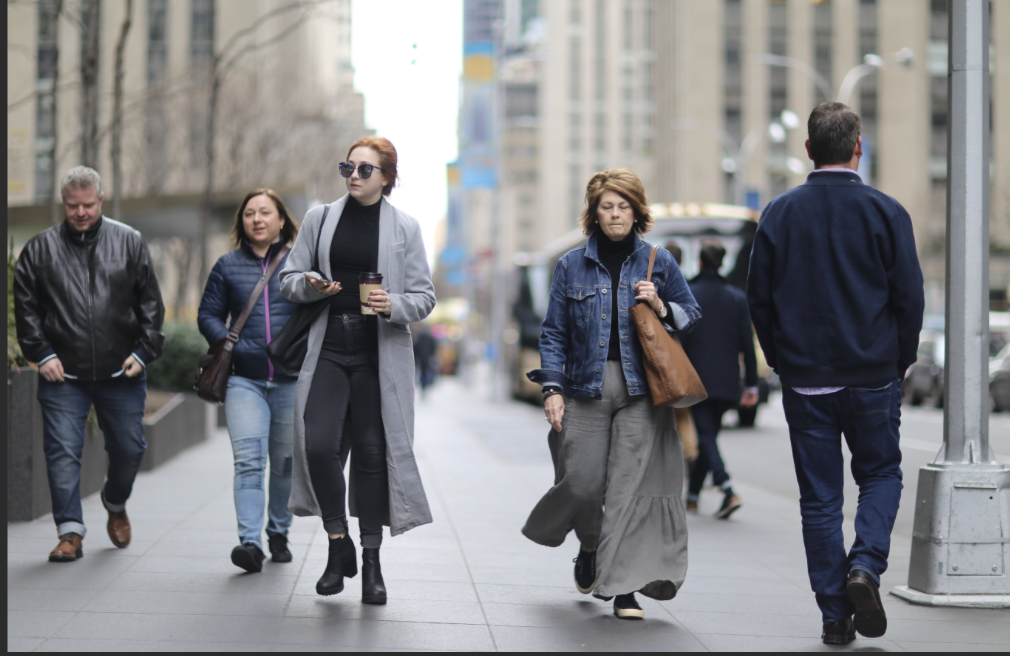
#> input picture CSU/Modules/CT_Asgmts/CSC580/faces.png, 1010 x 656 px
$ python face_detection_opencv.py faces.png out.png
#> lines starting #> are read from the running program, lines starting #| are printed output that depends on the picture
#!/usr/bin/env python3
"""
Face Detection Program for CSC580 (OpenCV Alternative)
Author: [Your Name]
Date: September 2025

This program detects faces in an image using OpenCV's Haar Cascade classifier
and draws red bounding boxes around detected faces.
"""

import cv2
import numpy as np
import sys
import os
from PIL import Image, ImageDraw

def detect_faces_in_image(image_path, output_path=None):
    """
    Detect faces in an image and draw red bounding boxes around them.

    Args:
        image_path (str): Path to the input image file
        output_path (str): Optional path for output image. If None, displays image.

    Returns:
        int: Number of faces detected
    """
#> called with image_path = 'faces.png', output_path = 'out.png'

    # Check if image file exists
    if not os.path.exists(image_path):
        print(f"Error: Image file '{image_path}' not found.")
        return 0

    try:
        # Load the image
        print(f"Loading image: {image_path}")
        image = cv2.imread(image_path)
#> image is the input picture: shape (656, 1010, 3); mean B, G, R 132.3, 129.8, 129.5

        if image is None:
            print(f"Error: Could not load image '{image_path}'. Please check the file format.")
            return 0

        # Convert to RGB for PIL compatibility
        rgb_image = cv2.cvtColor(image, cv2.COLOR_BGR2RGB)

        # Convert to grayscale for face detection
        gray = cv2.cvtColor(image, cv2.COLOR_BGR2GRAY)
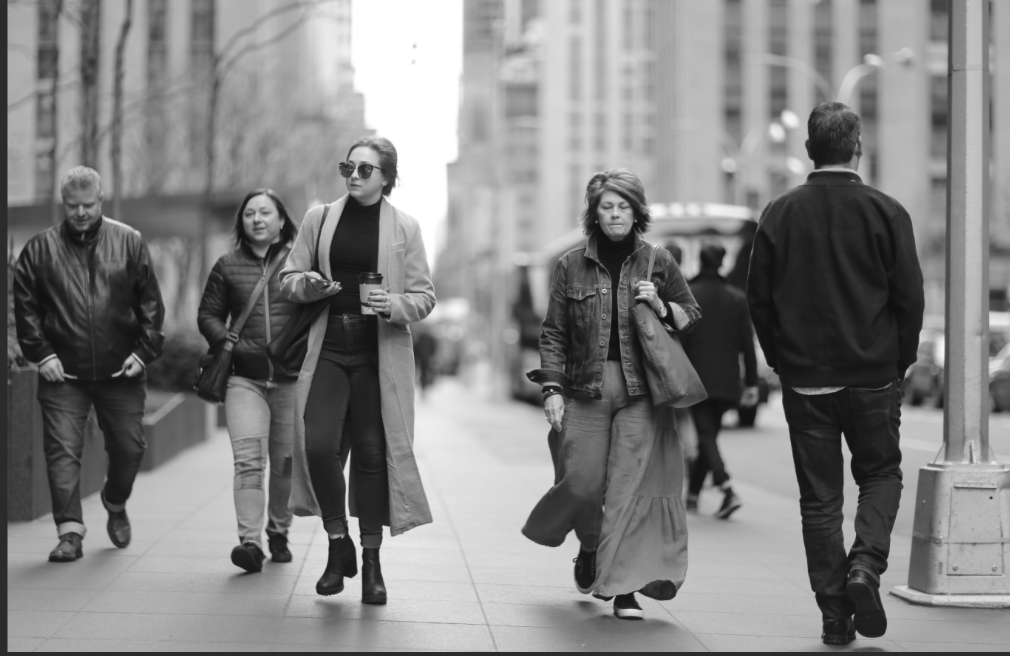
#> gray: shape (656, 1010); min 14, max 255, mean 129.9

        # Load the face cascade classifier
        face_cascade = cv2.CascadeClassifier(cv2.data.haarcascades + 'haarcascade_frontalface_default.xml')

        # Find all the faces in the image
        print("Detecting faces...")
        faces = face_cascade.detectMultiScale(
            gray,
            scaleFactor=1.1,
            minNeighbors=5,
            minSize=(30, 30),
            flags=cv2.CASCADE_SCALE_IMAGE
        )
#> faces = [[60, 190, 41, 41], [591, 188, 47, 47], [235, 195, 47, 47]]

        # Convert face locations to the format expected by the assignment
        face_locations = []
        for (x, y, w, h) in faces:
            # Convert from (x, y, width, height) to (top, right, bottom, left)
            top = y
            right = x + w
            bottom = y + h
            left = x
            face_locations.append((top, right, bottom, left))
#> this loop made 3 passes
#> (x, y, w, h, top, right, bottom, left) on passes 1 to 3: (60, 190, 41, 41, 190, 101, 231, 60), (591, 188, 47, 47, 188, 638, 235, 591), (235, 195, 47, 47, 195, 282, 242, 235)
#> after the loop, face_locations = [(190, 101, 231, 60), (188, 638, 235, 591), (195, 282, 242, 235)]

        # Print number of faces found
        number_of_faces = len(face_locations)
#> number_of_faces = 3
        print("Found {} face(s) in this picture.".format(number_of_faces))
#| Found 3 face(s) in this picture.

        if number_of_faces == 0:
            print("No faces detected in the image.")
            return 0

        # Load the image into a Python Image Library object so that you can draw on top of it and display it
        pil_image = Image.fromarray(rgb_image)

        # Create a drawing context
        draw_handle = ImageDraw.Draw(pil_image)

        # Process each detected face
        for i, face_location in enumerate(face_locations):
            # Print the location of each face in this image. Each face is a list of co-ordinates in (top, right, bottom, left) order.
            top, right, bottom, left = face_location
            print("A face is located at pixel location Top: {}, Left: {}, Bottom: {}, Right: {}".format(top, left, bottom, right))

            # Draw a box around the face
            draw_handle.rectangle([left, top, right, bottom], outline="red", width=3)

            # Optional: Add face number label
            draw_handle.text((left, top-20), f"Face {i+1}", fill="red")
#> this loop made 3 passes
#| A face is located at pixel location Top: 190, Left: 60, Bottom: 231, Right: 101
#| A face is located at pixel location Top: 188, Left: 591, Bottom: 235, Right: 638
#| A face is located at pixel location Top: 195, Left: 235, Bottom: 242, Right: 282

        # Save or display the image
        if output_path:
            pil_image.save(output_path)
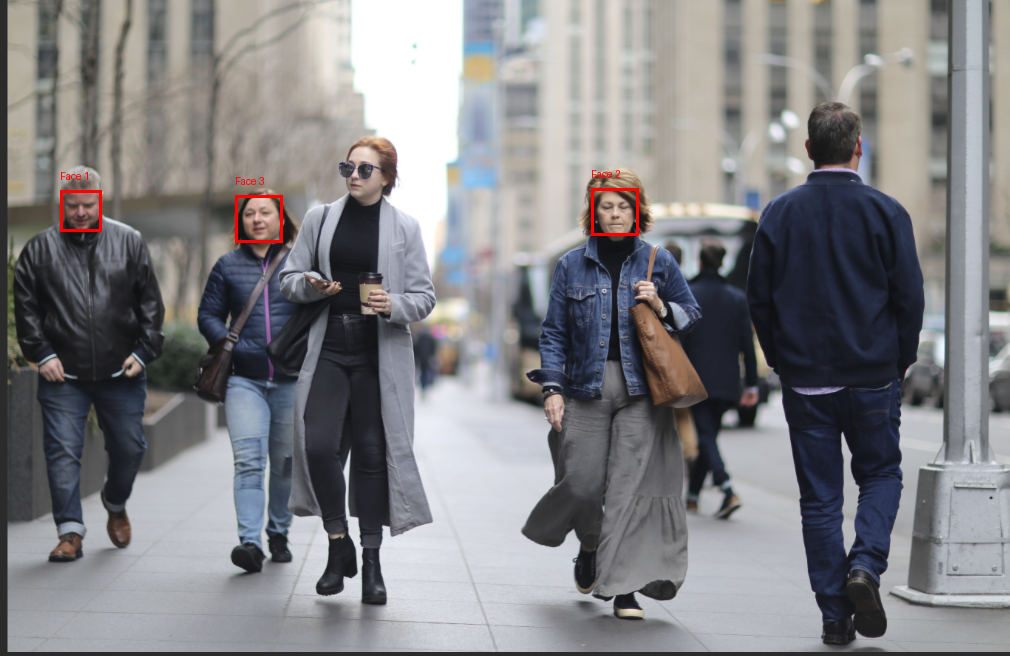
#> saved as out.png: PIL image 1010x656 RGB; mean R, G, B 129.9, 129.5, 132.1
            print(f"Output image saved as: {output_path}")
        else:
            # Display the image on screen
            pil_image.show()

        return number_of_faces

    except Exception as e:
        print(f"Error processing image: {str(e)}")
        return 0

def main():
    """
    Main function to handle command line arguments and run face detection.
    """

    print("Face Detection Program for CSC580")
    print("=" * 40)

    # Check command line arguments
    if len(sys.argv) < 2:
        print("Usage: python face_detection_opencv.py <image_path> [output_path]")
        print("Example: python face_detection_opencv.py faces.png output_faces.png")
        return

    image_path = sys.argv[1]
    output_path = sys.argv[2] if len(sys.argv) > 2 else None

    # Detect faces in the image
    faces_detected = detect_faces_in_image(image_path, output_path)
#> faces_detected = 3

    if faces_detected > 0:
        print(f"\nSuccess! Detected {faces_detected} face(s) in the image.")
#| Success! Detected 3 face(s) in the image.
        if output_path:
            print(f"Results saved to: {output_path}")
        else:
            print("Image displayed on screen.")
    else:
        print("\nNo faces were detected in the image.")

if __name__ == "__main__":
    main()

$ run again, with CSU/Modules/CT_Asgmts/CSC515/Impulse_noise_image.jpg saved as CSU/Modules/CT_Asgmts/CSC580/faces.png
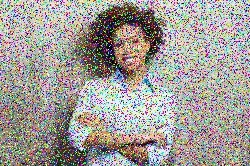
#> input picture CSU/Modules/CT_Asgmts/CSC515/Impulse_noise_image.jpg, 250 x 166 px
#> in detect_faces_in_image, image is the input picture: shape (166, 250, 3); mean B, G, R 151.6, 156, 161
#> in detect_faces_in_image, `gray = cv2.cvtColor(image, cv2.COLOR_BGR2GRAY)`:
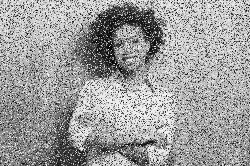
#> gray: shape (166, 250); min 0, max 255, mean 157
#> faces = [[107, 24, 48, 48]]
#> the loop in detect_faces_in_image, `for (x, y, w, h) in faces:` made 1 pass
#> (x, y, w, h, top, right, bottom, left) on pass 1: (107, 24, 48, 48, 24, 155, 72, 107)
#> after the loop in detect_faces_in_image, `for (x, y, w, h) in faces:`: face_locations = [(24, 155, 72, 107)]
#> number_of_faces = 1
#| Found 1 face(s) in this picture.
#> the loop in detect_faces_in_image, `for i, face_location in enumerate(face_locations):` made 1 pass
#> (printed output is left out)
#> in detect_faces_in_image, `pil_image.save(output_path)`:
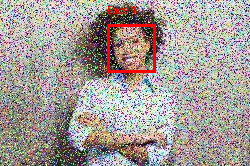
#> saved as out.png: PIL image 250x166 RGB; mean R, G, B 163.3, 154.8, 150.4
#| Success! Detected 1 face(s) in the image.
